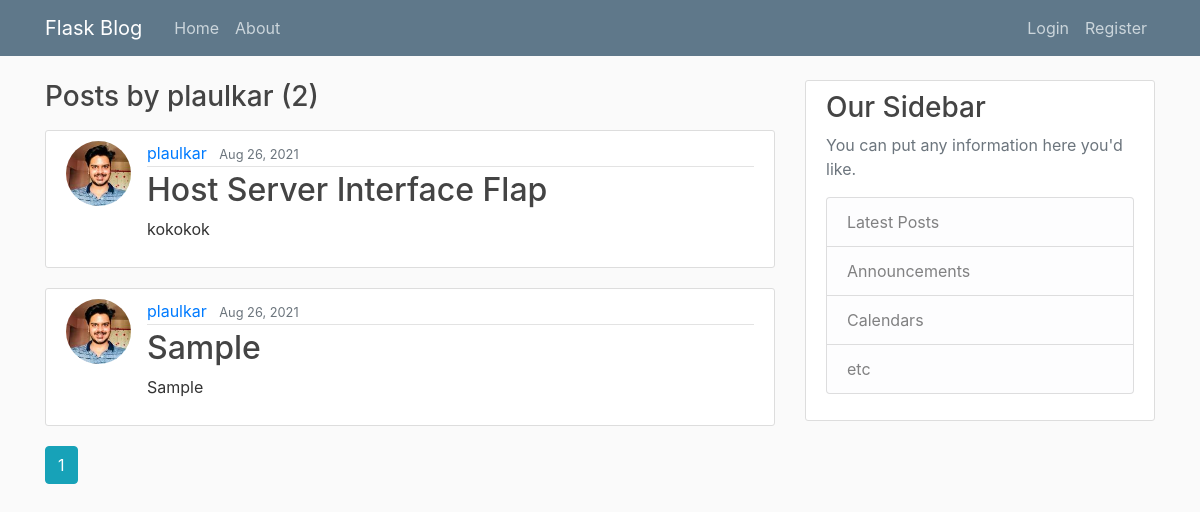
Page /user/plaulkar on the earlier database version.
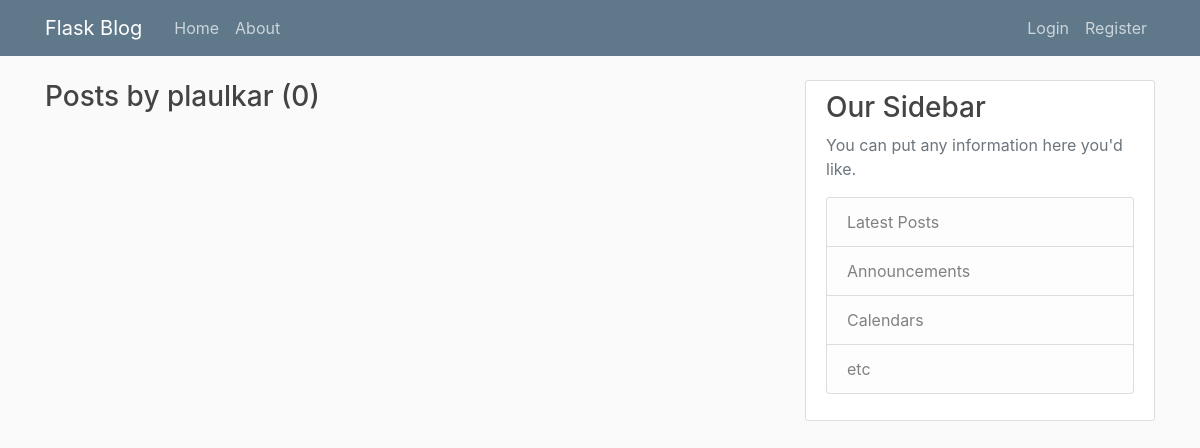
Same page on the later database version.
### flaskblog/models.py (models this page shows, shortened)
class Post(db.Model):
	id = db.Column(db.Integer, primary_key=True);
	title = db.Column(db.String(100), nullable=False)
	date_posted = db.Column(db.DateTime, nullable=False, default=datetime.utcnow);
	content = db.Column(db.Text, nullable=False)
	user_id = db.Column(db.Integer, db.ForeignKey('user.id'), nullable=False);

class User(db.Model, UserMixin):
	id = db.Column(db.Integer, primary_key=True);
	username = db.Column(db.String(20), unique=True, nullable=False);
	email = db.Column(db.String(120), unique=True, nullable=False);
	image_file = db.Column(db.String(20), nullable=False, default='default.jpg');
	password = db.Column(db.String(60), nullable=False);
	posts = db.relationship('Post', backref='author', lazy=True);

### flaskblog/users/routes.py (the view)
@users.route('/user/<string:username>')
def user_posts(username):
	user = User.query.filter_by(username=username).first_or_404();
	page = request.args.get('page', 1, type=int);
	posts = Post.query.filter_by(author=user).order_by(Post.date_posted.desc()).paginate(page = page, per_page = 3)
	return render_template('user_posts.html', title=user.username, posts=posts, user=user)

### flaskblog/templates/user_posts.html
{% extends "layout.html" %}
{% block content %}
	<h3 class="mb-3">Posts by {{ user.username }} ({{ posts.total }})</h3>
	{% for post in posts.items %}
		<article class="media content-section">
		  <img class="rounded-circle article-img" src="{{ url_for('static', filename='profile_pics/' + post.author.image_file) }}">
		  <div class="media-body">
			<div class="article-metadata">
			  <a class="mr-2" href="{{ url_for('users.user_posts', username=post.author.username) }}">{{ post.author.username }}</a>
			  <small class="text-muted">{{ post.date_posted.strftime('%b %d, %Y') }}</small>
			</div>
			<h2><a class="article-title" href="{{ url_for('posts.post', post_id=post.id) }}">{{ post.title }}</a></h2>
			<p class="article-content">{{ post.content }}</p>
		  </div>
		</article>
	{% endfor %}
	{% for page_num in posts.iter_pages(left_edge=1, right_edge=1, left_current=1, right_current=2) %}
		{% if page_num %}
			{% if posts.page == page_num %}
				<a class="btn btn-info mb-4" href = "{{ url_for('users.user_posts', username=user.username, page=page_num) }}">{{ page_num }}</a>
			{% else %}
				<a class="btn btn-outline-info mb-4" href = "{{ url_for('users.user_posts', username=user.username, page=page_num) }}">{{ page_num }}</a>
			{% endif %}
		{% else %}
			...
		{% endif %}
	{% endfor %}
{% endblock content %}

Differences in the rows shown:
removed Post: image_file (picture), author.username "plaulkar", date_posted "Aug 26, 2021", title "Host Server Interface Flap", content "kokokok"
removed Post: image_file (picture), author.username "plaulkar", date_posted "Aug 26, 2021", title "Sample", content "Sample"
Other differences:
{{ posts.total }}: "2" → "0"
list line gone: "1"
